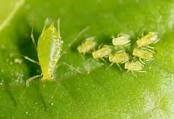
#> input picture Proejct 2 Pulgon_appShare/imagenes/pulgon1.jfif, 174 x 119 px; its folder holds only this picture in this run
$ python -i pulgonapp_filtros.py   (imports and definitions only)   (older library calls are emulated)
#> lines starting #> are read from the running program, lines starting #| are printed output that depends on the picture; after the words box and inside, x2 and y2 are one past the last pixel; in counts of white or black regions, pixels touching at a corner belong together
#> further down, picture is the input picture: shape (119, 174, 3); mean B, G, R 34.2, 162.5, 131.4
from tkinter import * #Libreria tkinter para la interfaz
import tkinter as tki
from tkinter import ttk
from tkinter import filedialog
from tkinter import messagebox
import imutils
import cv2
from cv2 import bitwise_or           #Libreria OpenCV para el procesamiento de imagenes
import numpy as np   #Libreria numpy para cálculo y análisis de datos (matrices, arreglos)
from matplotlib import pyplot as plt
import math          #Modulo math proporciona funciones que son útiles en teoría de números
from unittest import result
from matplotlib import pyplot as plt #matplotlib es para crear visualizaciones (como el histograma)

# [204 lines left out: functions ResizeWithAspectRatio, grises, binarizacion, canales, negativoImagen, ecualizacion and 2 more, not called in this run]

#Segmentar imagen
def deteccionBordes(img):
    imagen = img

    gauss = cv2.GaussianBlur(imagen, (3,3), 0)
    canny = cv2.Canny(gauss, 120, 240)
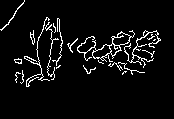
#> canny: shape (119, 174); 5.6% white in thin lines or dots, all inside (x1, y1, x2, y2) = (0, 0, 161, 87)
    kernel=cv2.getStructuringElement(cv2.MORPH_CROSS,(2,2))
    canny = cv2.dilate(canny,kernel,iterations=1)
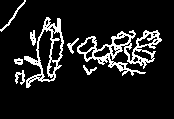
#> canny: shape (119, 174); 11.1% white in thin lines or dots, all inside (x1, y1, x2, y2) = (0, 0, 162, 88)

    #BINARIZACIÓN PARA CONTORNOS
    img_gris = cv2.cvtColor(imagen, cv2.COLOR_BGR2GRAY)
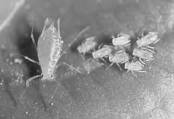
#> img_gris: shape (119, 174); min 25, max 246, mean 138.6
    _, th = cv2.threshold(img_gris, 150, 255, cv2.THRESH_BINARY)
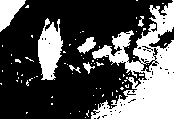
#> th: shape (119, 174); 33% white; 74 white regions (67 under 20 px)

    contours,_ =cv2.findContours(canny, cv2.RETR_CCOMP, cv2.CHAIN_APPROX_SIMPLE)
#> contours = 62 contours, 43 with area under 20; largest, box (x1, y1, x2, y2) and area: (77, 30, 162, 76) 1545, (24, 17, 64, 88) 1317, (37, 29, 55, 81) 482, (50, 31, 63, 61) 227, (78, 37, 96, 53) 128
    image_copy = image.copy()

#> (the run stopped early here; a loop or call above may not have finished)
